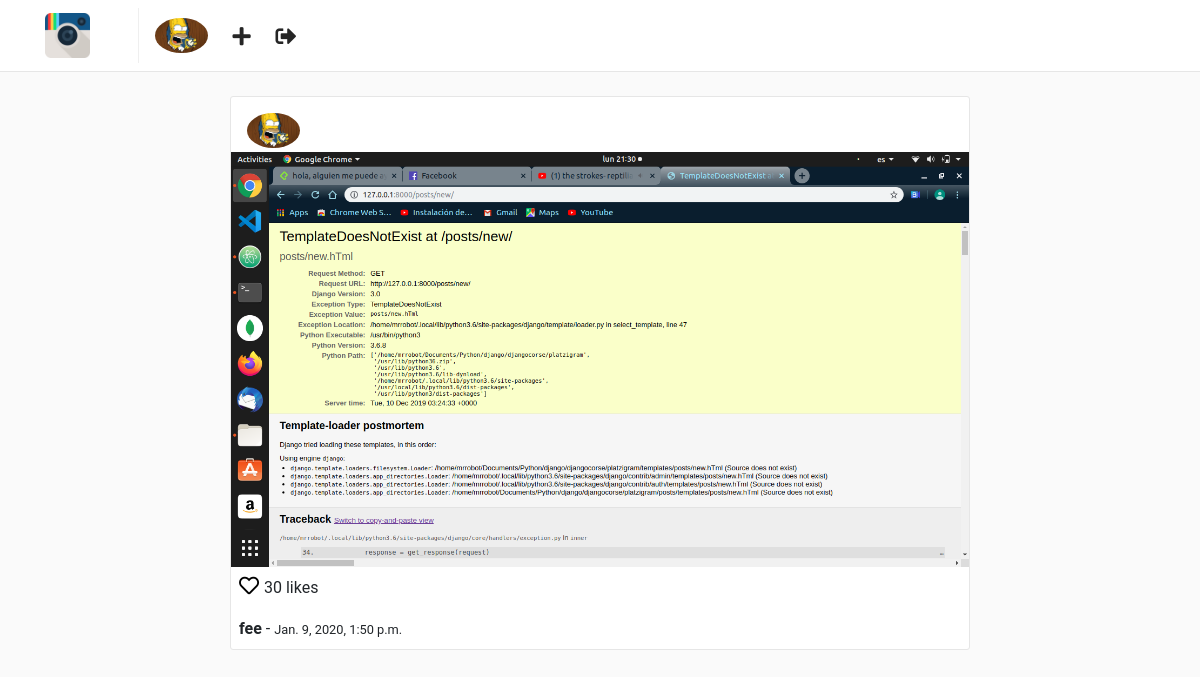
Page /post/8/ (signed in) on the committed database.
### users/models.py (models this page shows, shortened)
class Profile(models.Model):
    user = models.OneToOneField(User, on_delete=models.CASCADE)
    website = models.URLField(max_length=200, blank=True)
    biography = models.TextField(blank=True)
    phone_number = models.CharField(max_length=20, blank=True)
    picture = models.ImageField(
        upload_to='users/pictures',
        blank=True,
        null=True
    )
    created = models.DateTimeField(auto_now_add=True)
    modified = models.DateTimeField(auto_now=True)

### posts/models.py (models this page shows, shortened)
class Post(models.Model):
    user = models.ForeignKey(User, on_delete=models.CASCADE)
    profile = models.ForeignKey('users.Profile', on_delete=models.CASCADE)
    title = models.CharField(max_length=255)
    photo = models.ImageField(upload_to='posts/photos')
    created = models.DateTimeField(auto_now_add=True)
    modified = models.DateTimeField(auto_now=True)

### posts/views.py (the view)
class postDetailView(LoginRequiredMixin, DetailView):
    template_name='posts/detail.html'
    queryset =Post.objects.all()
    context_object_name='post'

### templates/posts/detail.html (shortened to what this page needs)
{% extends "base.html" %}
{% block container %}
    <div class="container">
        <div class="row">
            {% include "posts/post_card.html" %}
        </div>
    </div>
{% endblock %}

### templates/nav.html
{% load static %}
<nav class="navbar navbar-expand-lg fixed-top" id="main-navbar">
    <div class="container">
        <a class="navbar-brand pr-5" style="border-right: 1px solid #efefef;" href="{% url "posts:feed" %}">
            <img src="{% static "img/instagram.png" %}" height="45" class="d-inline-block align-top"/>
        </a>
        <div class="collapse navbar-collapse">
            <ul class="navbar-nav mr-auto">
                <li class="nav-item">
                    <a href="{% url "users:detail" request.user.username %}">
                        {% if request.user.profile.picture %}
                            <img src="{{ request.user.profile.picture.url }}" height="35" class="d-inline-block align-top rounded-circle"/>
                        {% else%}
                            <img src="{% static 'img/default-profile.png' %}" height="35" class="d-inline-block align-top rounded-circle"/>
                        {% endif %}
                    </a>
                </li>
                <li class="nav-item nav-icon">
                    <a href="{% url "posts:create" %}">
                        <i class="fas fa-plus"></i>
                    </a>
                </li>
                <li class="nav-item nav-icon">
                    <a href="{% url "users:logout" %}">
                        <i class="fas fa-sign-out-alt"></i>
                    </a>
                </li>
            </ul>
        </div>
    </div>
</nav>

### templates/posts/post_card.html (shortened to what this page needs)
<div class="col-sm-12 col-md-8 offset-md-2 mt-5 p-0 post-container">
    <div class="media pt-3 pl-3 pb-1">
        <a href="{% url "users:detail" post.user.username %}">
            <img class="mr-3 rounded-circle" height="35" src="{{ post.profile.picture.url }}" alt="{{ post.user.get_full_name }}">
        </a>
        <div class="media-body">
        </div>
    </div>
    <img style="width: 100%;" src="{{ post.photo.url }}" alt="{{ post.title }}">
    <p class="mt-1 ml-2" >
        <a href="" style="color: #000; font-size: 20px;">
            <i class="far fa-heart"></i>
        </a> 30 likes
    </p>
    <p class="ml-2 mt-0 mb-2">
        <b>{{ post.title }}</b> - <small>{{ post.created }}</small>
    </p>
</div>

### static/css/main.css (style rules this page uses)
html, body { background: #fafafa; height: 100%; width: 100%; font-family: 'Roboto', sans-serif; }
#main-navbar { background: #fff; border-bottom: 1px solid rgba(0,0,0,.0975); }
.post-container { background: #fff; border: 1px solid #e6e6e6; border-radius: 3px; }
.nav-icon a { color: #262626; font-size: 1.3em; display: block; margin-top: .2em; margin-left: 1.2em; font-weight: 100; }

### rows in the picture
Post: profile.picture (picture), photo (picture), title "fee", created "Jan. 9, 2020, 1:50 p.m."
